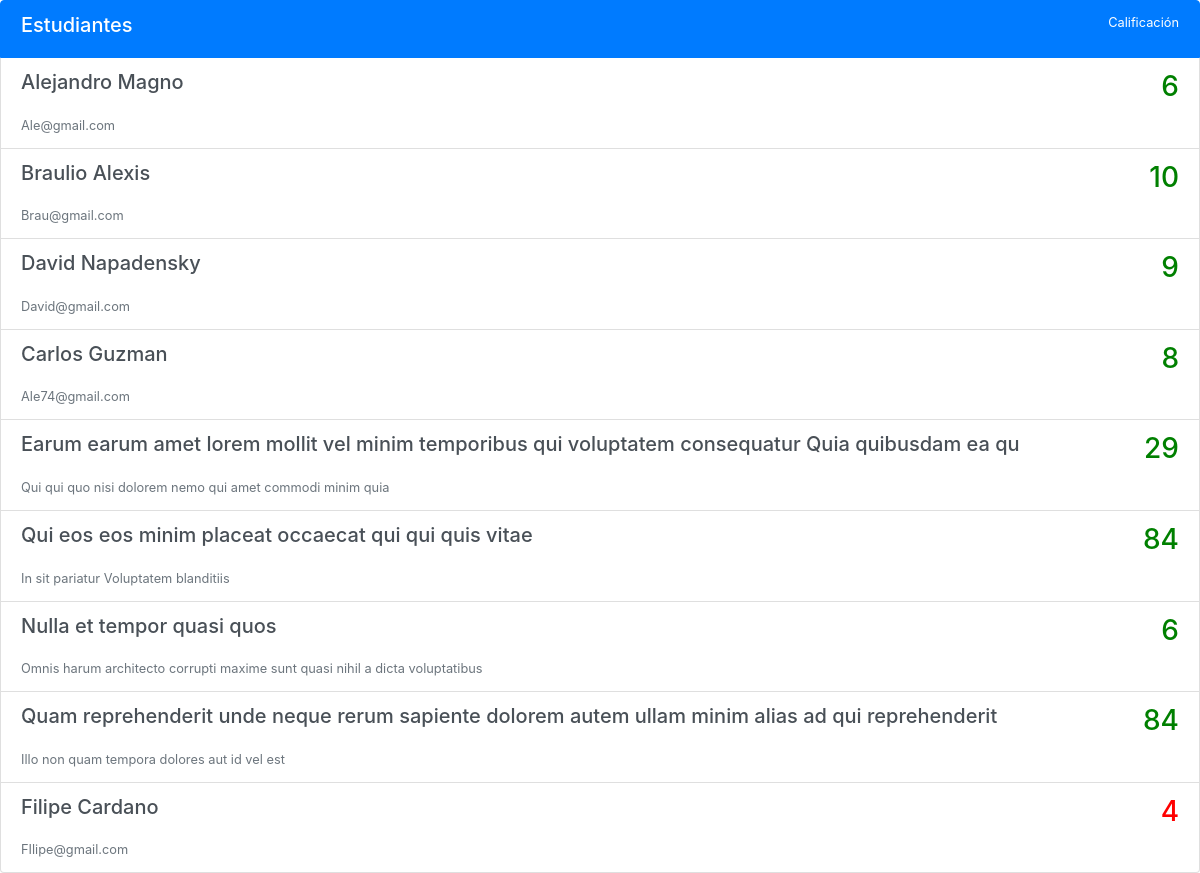
The page /Estudiantes/ on the database as committed earlier.
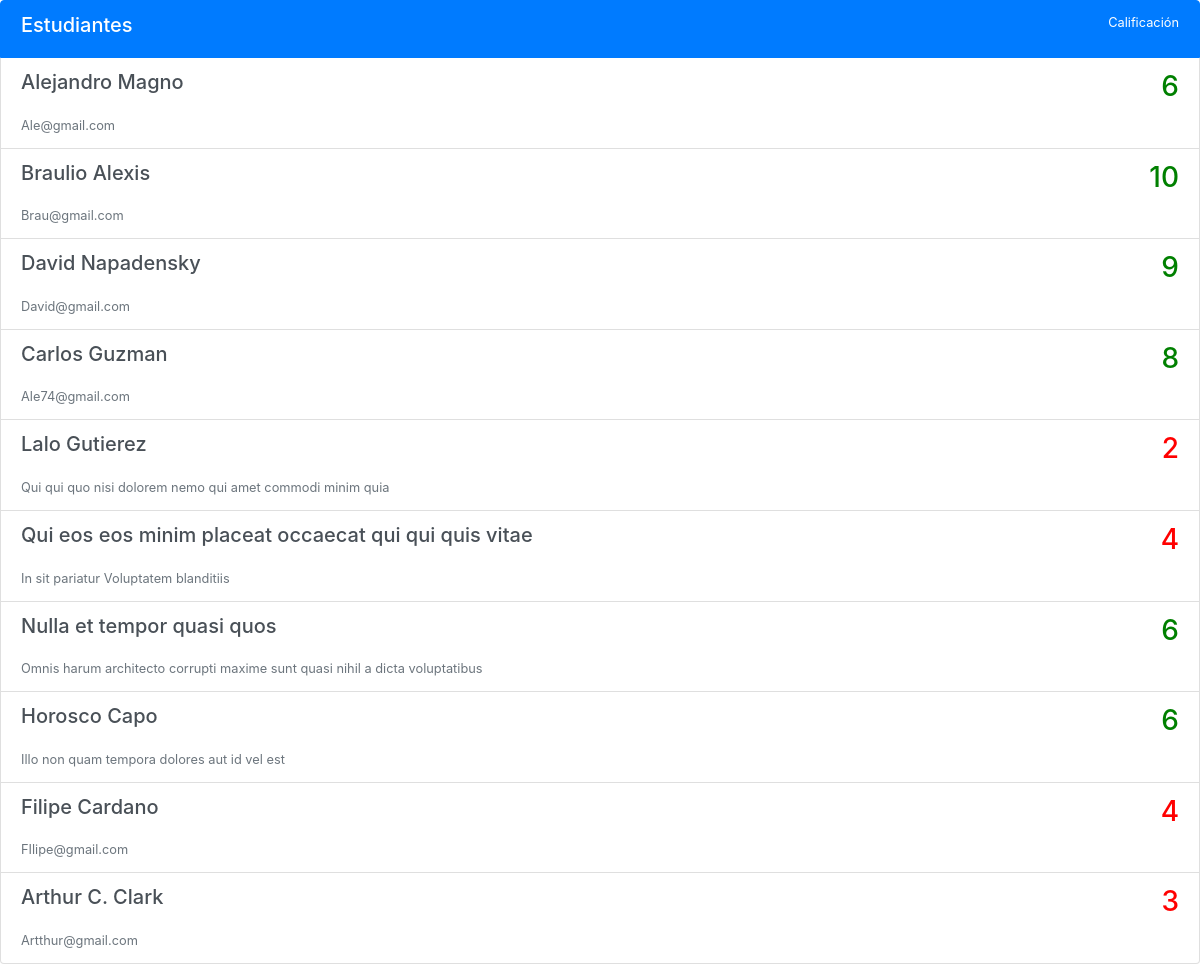
The same page on the database as committed later.
### Estudiantes/models.py (models this page shows, shortened)
class Alumno(models.Model):
    nombre = models.CharField(max_length=100)
    edad = models.IntegerField()
    grado = models.CharField(max_length=20)
    grupo = models.CharField(max_length=10)
    correo = models.CharField(max_length=200)
    calificacion = models.IntegerField(null=True)
    asistencia = models.IntegerField(null=True)
    clases = models.ManyToManyField(Asignatura, related_name='clases')

### Estudiantes/views.py (the view)
# urls.py: path('', Index),
def Index(request):
    return render(request, 'estudiante.html', {
        'Estudiantes': Alumno.objects.all(),
        'Mensaje': 'Este es un hola'
    })

### templates/Estudiantes/estudiante.html (shortened to what this page needs)
<!DOCTYPE html>
<html lang="en">
<head>
    <link rel="stylesheet" href="https://cdn.jsdelivr.net/npm/bootstrap@4.5.3/dist/css/bootstrap.min.css">
</head>
<body>
    <div class="list-group">
        <a href="#" class="list-group-item list-group-item-action active">
          <div class="d-flex w-100 justify-content-between">
            <h5 class="mb-1">Estudiantes</h5>
            <small>Calificación</small>
          </div>
        </a>
            {% for estudiante in Estudiantes %}
            <a href="http://127.0.0.1:8000/Estudiantes/{{ estudiante.id }}" class="list-group-item list-group-item-action">
              <div class="d-flex w-100 justify-content-between">
                <h5 class="mb-1">{{ estudiante.nombre }}</h5>
                <small class="text-muted ">
                    {% if estudiante.calificacion > 5 %}
                      <h3 class="green">
                        {{ estudiante.calificacion }}
                      </h3>
                      {% elif estudiante.calificacion <= 5 %}
                        <h3 class="red">
                          {{ estudiante.calificacion }}
                        </h3>
                    {% endif %}
                  </small>
              </div>
              <small class="text-muted">{{ estudiante.correo }}</small>
            </a>
            {% endfor %}
      </div>
</body>
</html>

### templates/Estudiantes/estudiante.html (style rules this page uses)
.green { color: green; }
.red { color: red; }

Rows that differ between the two databases and show on the page:
changed Alumno "Qui qui quo nisi dolorem nemo qui amet commodi minim quia": nombre "Earum earum amet lorem mollit vel minim temporibus qui voluptatem consequatur Quia quibusdam ea qu" → "Lalo Gutierez"; calificacion "29" → "2"
changed Alumno "Qui eos eos minim placeat occaecat qui qui quis vitae": calificacion "84" → "4"
changed Alumno "Illo non quam tempora dolores aut id vel est": nombre "Quam reprehenderit unde neque rerum sapiente dolorem autem ullam minim alias ad qui reprehenderit" → "Horosco Capo"; calificacion "84" → "6"
added Alumno: nombre "Arthur C. Clark", calificacion "3", correo "Artthur@gmail.com"
